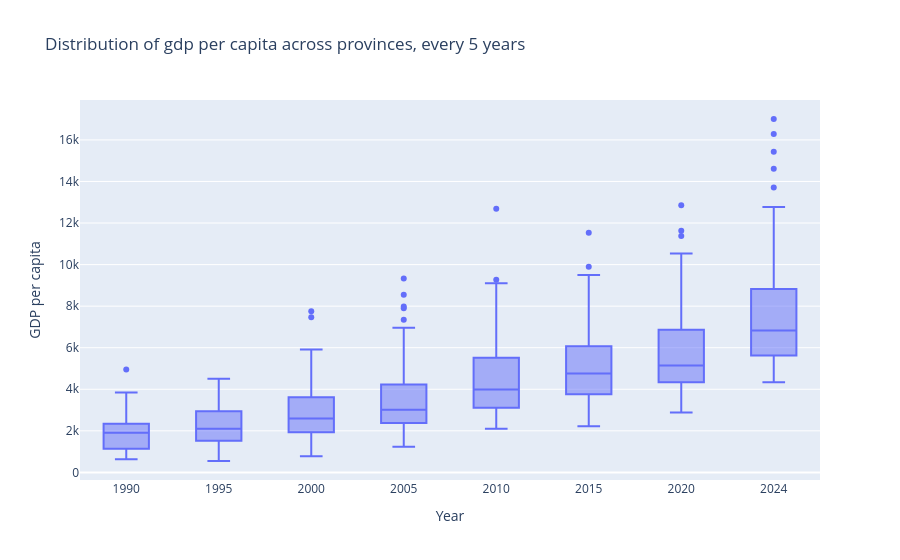
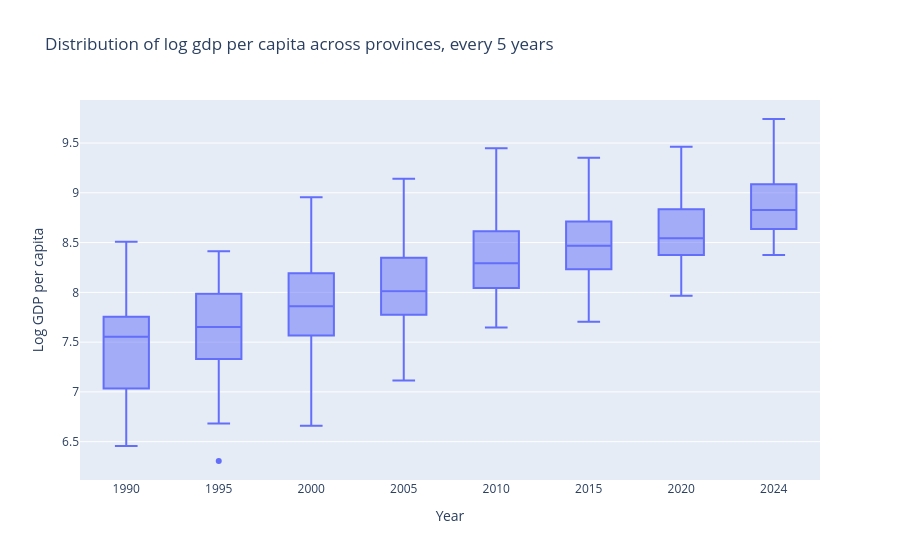

These figures' notebook cell, in order:
### Markdown cell above
### Distribution every five years — box plots

### Code cell
BOX_YEARS = list(range(1990, 2021, 5)) + [2024]      # 1990, 1995, ..., 2020, 2024
box = long[long['year'].isin(BOX_YEARS)].copy()
box['year'] = box['year'].astype(str)                 # categorical -> even spacing
for ycol, ttl in [('gdppc', 'GDP per capita'), ('lngdppc', 'Log GDP per capita')]:
    fig = px.box(box, x='year', y=ycol,
                 labels={'year': 'Year', 'gdppc': 'GDP per capita',
                         'lngdppc': 'Log GDP per capita'},
                 title=f'Distribution of {ttl.lower()} across provinces, every 5 years')
    fig.show()

### Figure 1 — Plotly figure (JSON) as saved in the notebook; plotly's stock layout.template omitted (floating-point values rounded to 4 significant figures; data arrays with more than 128 entries replaced by an {"elided": "..."} marker saying what was removed)
{"data": [{"alignmentgroup": "True", "hovertemplate": "Year=%{x}<br>GDP per capita=%{y}<extra></extra>", "legendgroup": "", "marker": {"color": "#636efa"}, "name": "", "notched": false, "offsetgroup": "", "orientation": "v", "showlegend": false, "type": "box", "x": {"elided": "896 str values"}, "x0": " ", "xaxis": "x", "y": {"elided": "896 float values"}, "y0": " ", "yaxis": "y"}], "layout": {"boxmode": "group", "legend": {"tracegroupgap": 0}, "title": {"text": "Distribution of gdp per capita across provinces, every 5 years"}, "xaxis": {"anchor": "y", "domain": [0.0, 1.0], "title": {"text": "Year"}}, "yaxis": {"anchor": "x", "domain": [0.0, 1.0], "title": {"text": "GDP per capita"}}}}

### Figure 2 — Plotly figure (JSON) as saved in the notebook; plotly's stock layout.template omitted (floating-point values rounded to 4 significant figures; data arrays with more than 128 entries replaced by an {"elided": "..."} marker saying what was removed)
{"data": [{"alignmentgroup": "True", "hovertemplate": "Year=%{x}<br>Log GDP per capita=%{y}<extra></extra>", "legendgroup": "", "marker": {"color": "#636efa"}, "name": "", "notched": false, "offsetgroup": "", "orientation": "v", "showlegend": false, "type": "box", "x": {"elided": "896 str values"}, "x0": " ", "xaxis": "x", "y": {"elided": "896 float values"}, "y0": " ", "yaxis": "y"}], "layout": {"boxmode": "group", "legend": {"tracegroupgap": 0}, "title": {"text": "Distribution of log gdp per capita across provinces, every 5 years"}, "xaxis": {"anchor": "y", "domain": [0.0, 1.0], "title": {"text": "Year"}}, "yaxis": {"anchor": "x", "domain": [0.0, 1.0], "title": {"text": "Log GDP per capita"}}}}
